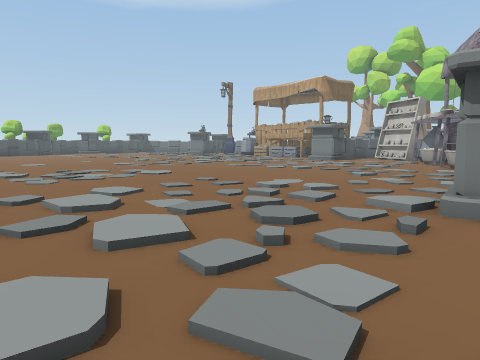
view 1 (above)

24 first-person views from a walk through a Unity game level. The camera is 1.4 m above the floor, tilts 6° down and sees 70° across. The floor is counted in squares, 2 m on a side. Each view is taken from the middle of a square. On the plan, view 1 faces up. The plan holds only what a view shows up to about 11 squares ahead; the rest is blank. The place goes on beyond the plan. Some surface patterns are stand-ins.

view 2
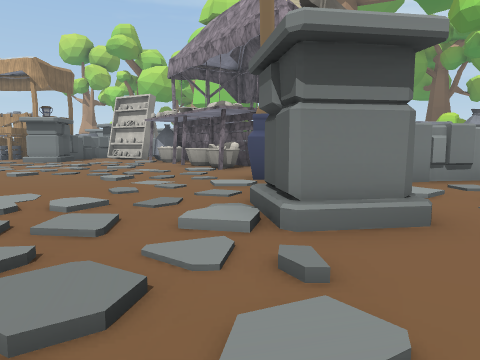

view 3
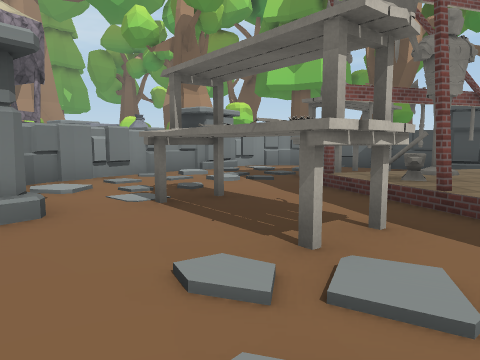

view 4
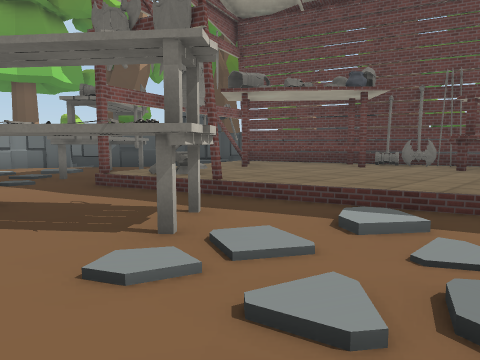

view 5
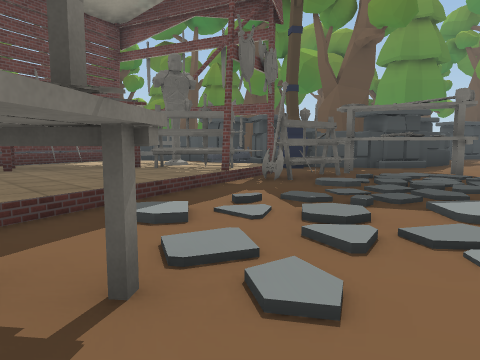

view 6
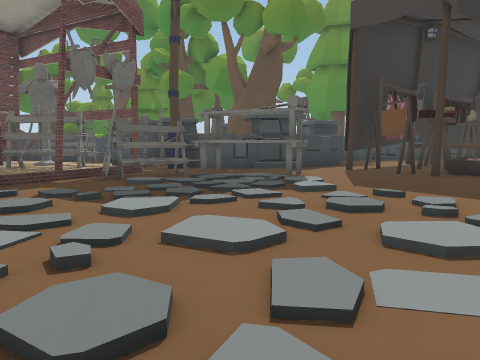

view 7
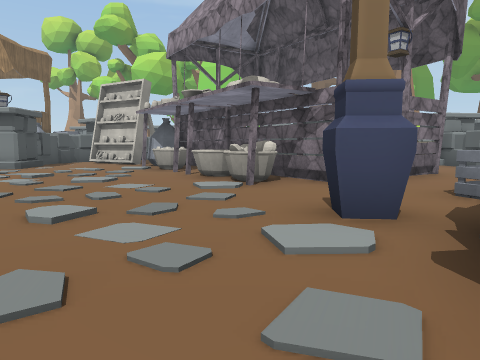

view 8
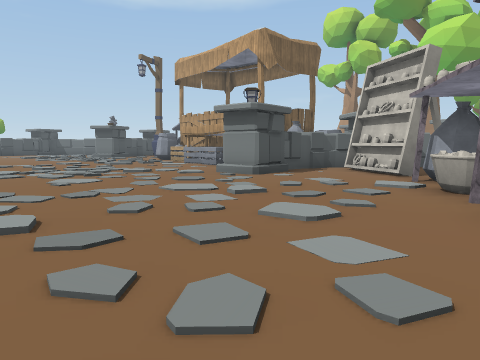

view 9
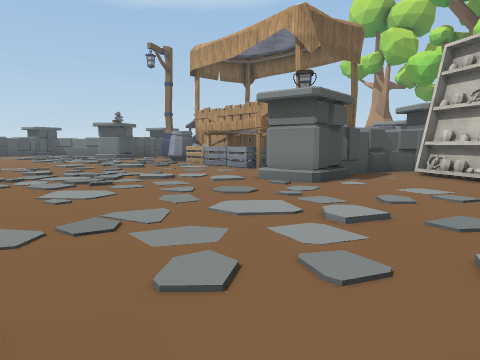

view 10
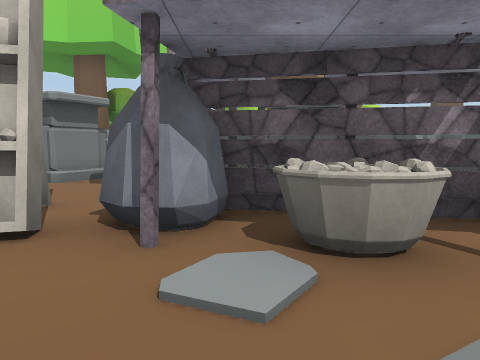

view 11
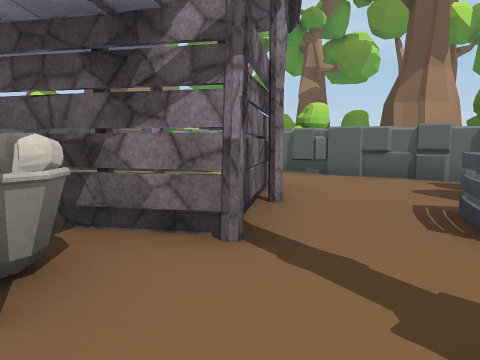

view 12
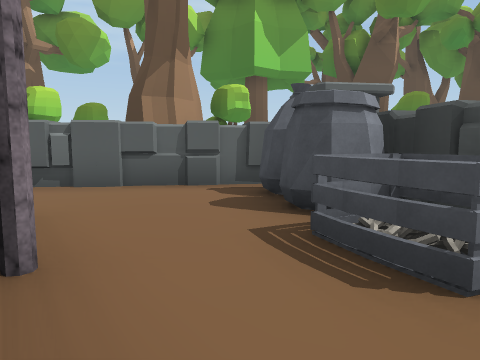

view 13
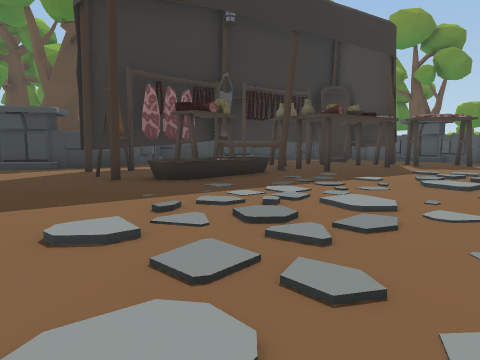

view 14
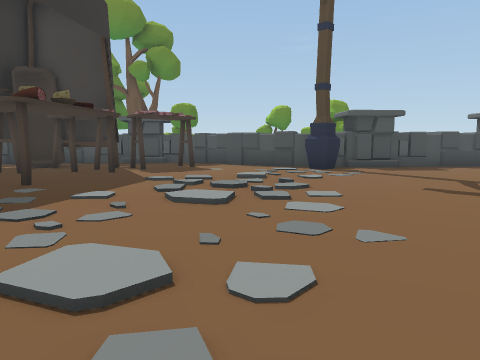

view 15
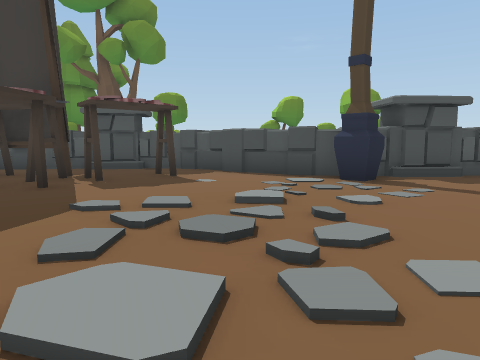

view 16
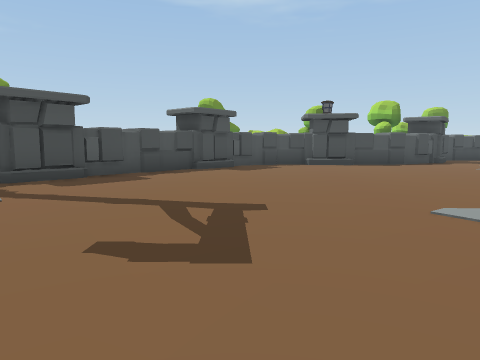

view 17
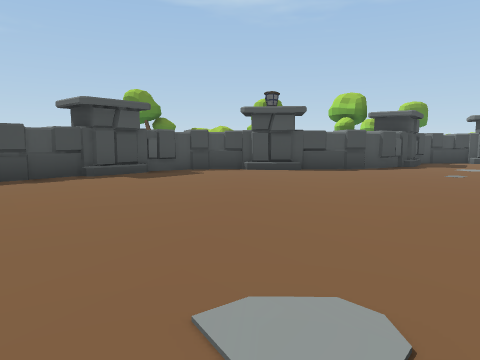

view 18
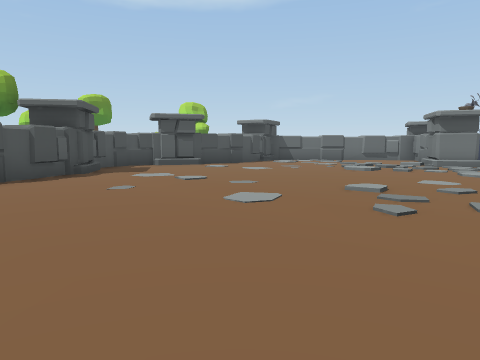

view 19
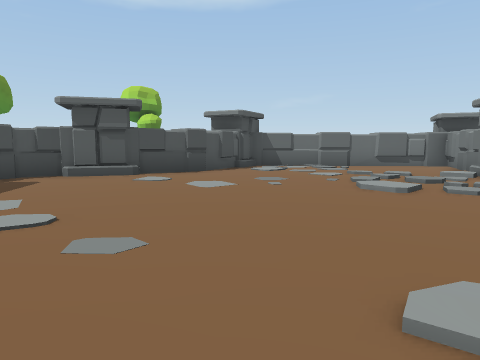

view 20
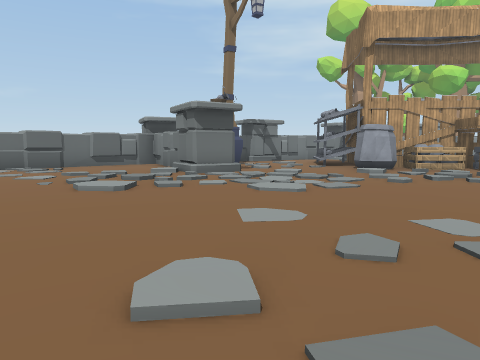

view 21
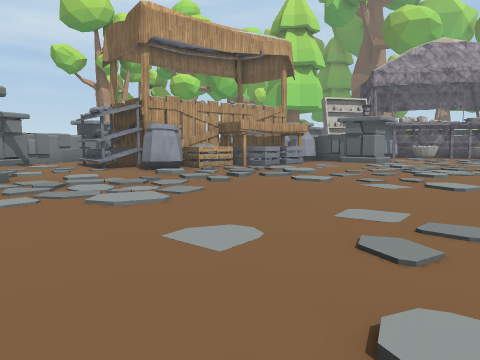

view 22
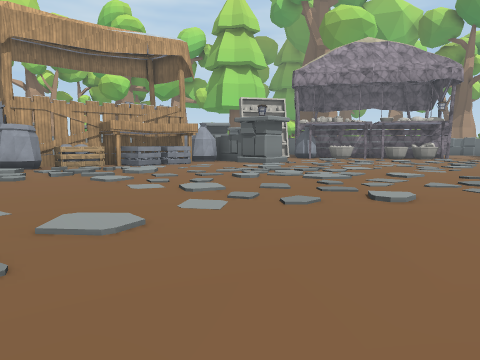

view 23
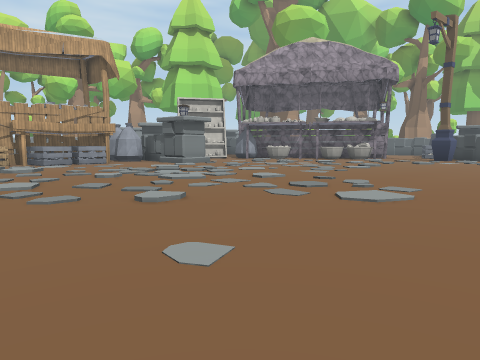

view 24
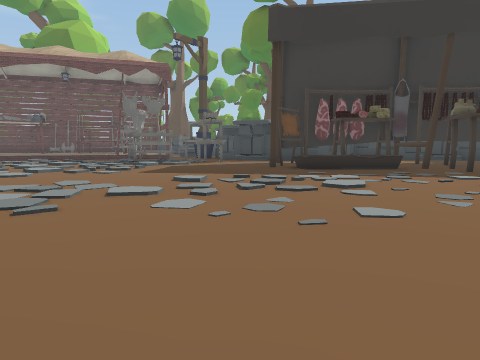

### Floor plan
Key: @ floor where view 1 was taken; # wall or solid block; x gap in a wall; . main floor; : floor 0.25 m higher than the main floor; + floor 0.5 m higher than the main floor; / step, stairs or slope; = window, fence, low wall or low ledge; ^ raised ledge; B basket; A bag; N anvil; H hammer; E axe; U bush; T tree; S sword; L table; P apple; C box; O other object.
Columns run from 22 left of view 1 to 17 right of it. Each row starts with its distance up from view 1.
 32                     OO
 31           U  O######OO  O
 30           U #...:...O   OO
 29        U O ##......OO  ./
 28        U OO....:/..O  ::
 27         O......./.OO....=
 26       O O....../////...=^
 25       OOO......//.::/..##
 24       UOO..........:.//#^
 23        OO..:......:.:./C##
 22     OO O............////#P
 21      O#.......::.....//..O   O
 20     OO...............//...#  O
 19     O...........:......... ###O OOO  T
 18    OO.................:... #.OO  OO OTU
 17     O................:./..O#..O.. #OOOU
 16    OO........ ......:.:.......OO.   O
 15     O..................:.:....A
 14     O......:. .....:.....:.:.:.#  #O OO
 13    OO........  ...........:::OO#   #
 12  UUO#........ ...............##    O
 11     O...................:....O#    # O
 10     O#............:..........B#      O
  9     O..../.........::.......:B##
  8    O....////......:.......:...####...O
  7   O.....::./.:....:........#........OU
  6   O.L........:///..........x..O....OOU
  5  OO..L.#...........././:./  # AA..OO   U
  4  TO..LL...........///././O :.OOAA.O TT U
  3 TTO.#L L.##^^^#...//////.O.....OAO
  2   O.## LL#L=L##..././/....O..:/.O   T
  1   O      #L###.../:/:/.//OOO./:..## UU
  0            ###..O://:/@.OO.N.#:...#
 -1             .x..OO//////.//H+# /..#   T
 -2             ####OO#OE.//++++E   .O   TT
 -3                ## ###+++++++O  #OOTT
 -4                 ###OSS+++++=#O OOU
 -5                  O.O#^^^+E== #.OO
 -6                  OO.+#^##H##### T TT
 -7                   OO #O#####
 -8                     #####

Positions as (right, up) in squares from view 1, and headings:
1: (0, 0), facing up
2: (0, 2), facing up-right
3: (0, 1), facing right
4: (0, 2), facing down-right
5: (3, 2), facing down-left
6: (1, 5), facing down-left
7: (2, 5), facing up-right
8: (4, 8), facing up
9: (3, 10), facing up
10: (5, 14), facing right
11: (5, 8), facing right
12: (7, 8), facing down-right
13: (-5, 9), facing down-left
14: (-7, 8), facing left
15: (-10, 8), facing left
16: (-10, 10), facing up-left
17: (-10, 13), facing up-left
18: (-10, 16), facing up
19: (-9, 20), facing up
20: (-9, 20), facing up-right
21: (-9, 22), facing right
22: (-9, 18), facing right
23: (-9, 15), facing right
24: (-7, 13), facing down
